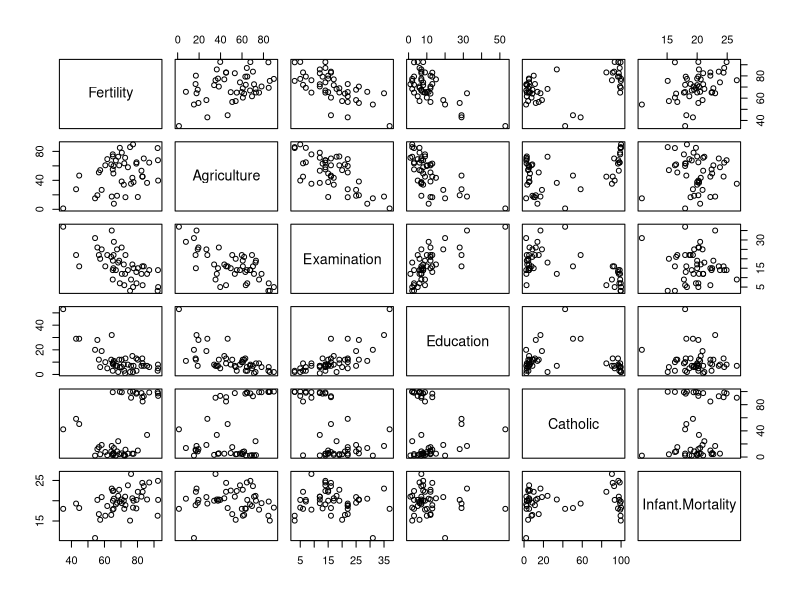
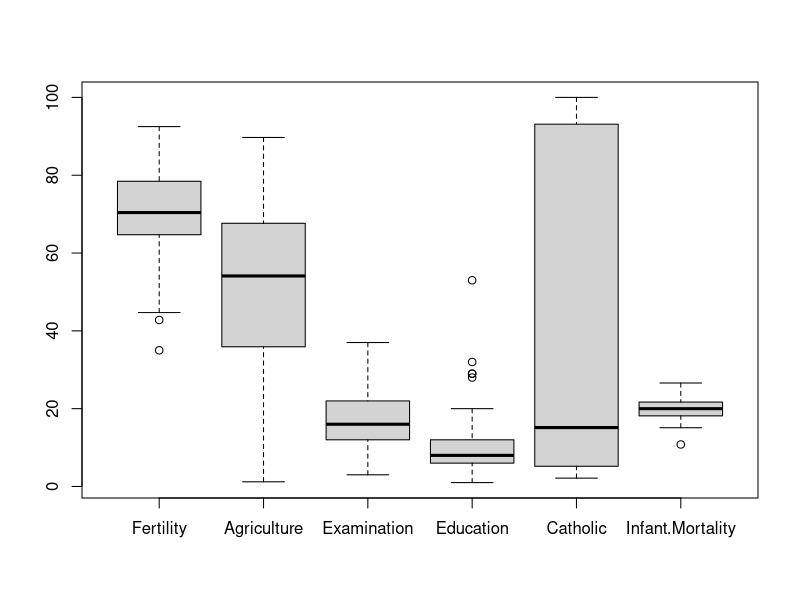
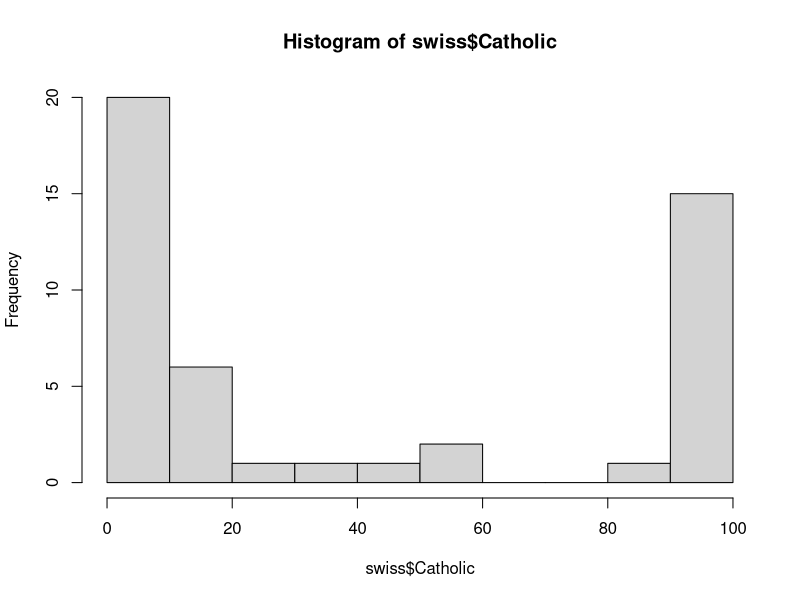
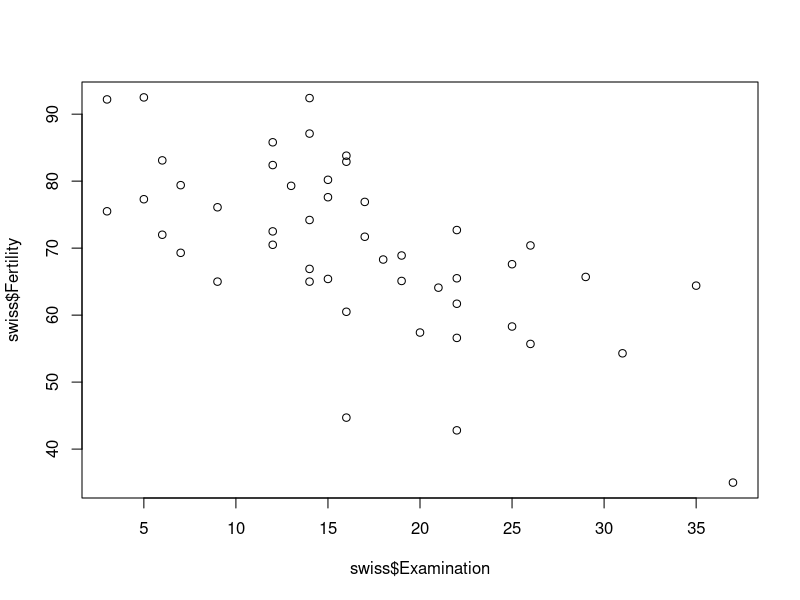
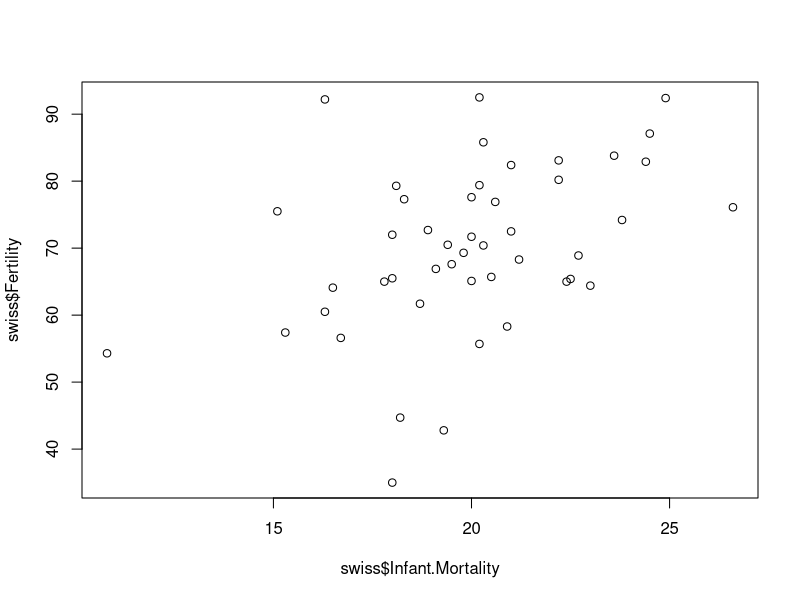

Write R code to recreate these figures, in order. (Note: this script raises an error after producing the figures.)
pairs(swiss)
cor(swiss)
boxplot(swiss)
hist(swiss$Catholic)
plot(swiss$Examination, swiss$Fertility)
plot(swiss$Infant.Mortality, swiss$Fertility)
fit = lm(Formula =Fertility-Examination+Infant.Mortality,data-swiss)
summary(fit)
confint(fit)
model.matrix(fit)
plot(swiss$Examination,rstandard(fit))
plot(swiss$Infant.Mortality, rstandard(fit))
plot(fitted(fit),rstandard(fit))
plot(fitted(fit),rstandard(fit))
identity(fitted(fit), rstandard(fit), labels...)
qqnorm(rstandard(fit))
qqline(rstandard(fit))
plot(cooks.distance(fit))
p <- dim(model.matrix(fit))[2]
n <- dim(model.matrix(fit))[1]
abline(8/(n-2*p),0)
identity(cooks.distance(fit),label...)
plot(hatvalue(fit))
abline(2*p/n,0)
identity(hatvalues(fit), labels....)
plot(swiss$Examination,swiss$Fertility)
text(swiss$Examination[19], swiss$Fertility[19], rownames(swiss)[19])
plot(swiss$Infant,Mortality,swiss$Fertility)
test(swiss$Infant.Mortality[19],swiss$Fertility[19], rownames...)
swiss2 = swiss[-19,]
fit2 = lm(Fertility-Examination_Infant.Mortality,data-swiss)
summary(fit2)
confint(fit2)